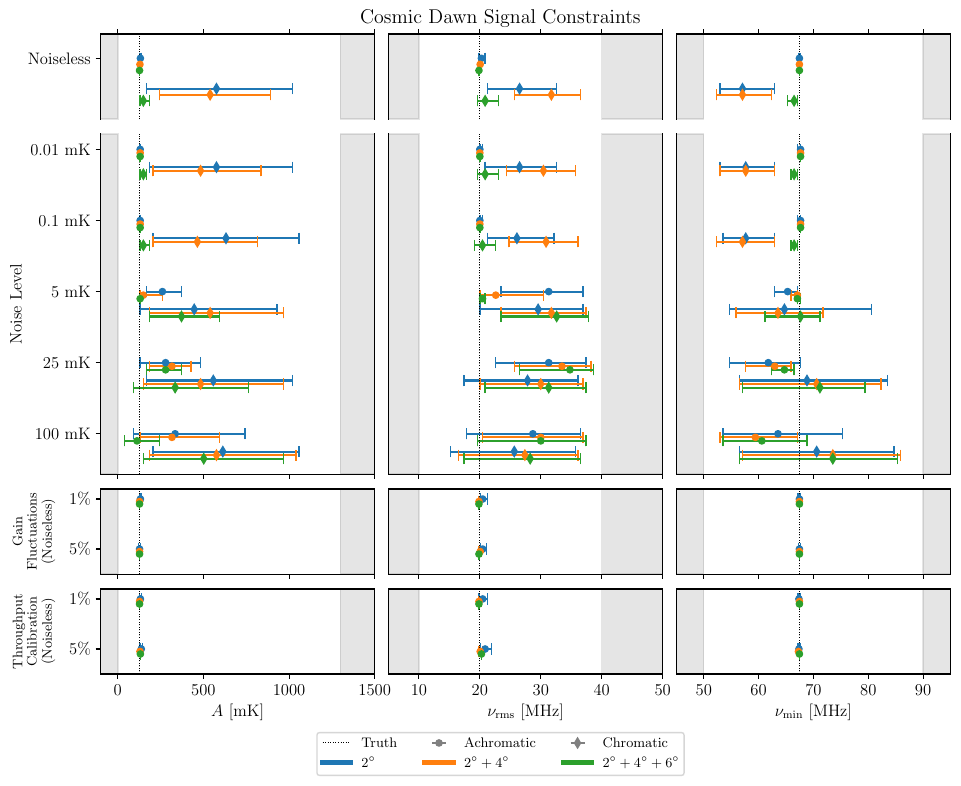

This figure's Python source:
# create a pretty plot to replace the table

import NormalizingFlow as nf
import numpy as np
import matplotlib.pyplot as plt
import corner

args = nf.Args()
args.fgFITS, args.freqs = "gsm16.fits", "51 101"
args.noiseSeed = 0

truths = [130, 20, 67.5]
limits = [(0.01 * truths[0], 10 * truths[0]), (10, 40), (50, 90)]  # cube
labels = {"amp": r"$A$", "width": r"$\nu_{\rm rms}$", "numin": r"$\nu_{\rm min}$"}
chromatic = "Chromatic" if args.chromatic == "True" else "Achromatic"
sigmaLabels = {2: "$2^\circ$", 4: "$4^\circ$", 6: "$6^\circ$"}
combineSigmalabels = {
    "": "$2^\circ$",
    "4": "$2^\circ+4^\circ$",
    "4 6": "$2^\circ+4^\circ+6^\circ$",
}
truthaxvlines = {"c": "k", "ls": ":", "lw": 0.7}
achromaticerrbars = {"fmt": ".", "markersize": 9, "capsize": 4}
chromaticerrbars = {"fmt": "d", "markersize": 5, "capsize": 4}
noises = [0.1, 0.025, 0.005, 0.0001, 0.00001]
noiselabels = {
        0.1: r"$100$ mK",
        0.025: r"$25$ mK",
        0.005: r"$5$ mK",
        0.0001: r"$0.1$ mK",
        0.00001: r"$0.01$ mK",
}
snrpps = [1e5, 1e6, 1e7, 1e8]
snrpplabels = {
    1e4: r"$10^4$",
    1e5: r"$10^5$",
    1e6: r"$10^6$",
    1e7: r"$10^7$",
    1e8: r"$10^8$",
    1e9: r"$10^9$",
    1e10: r"$10^{10}$",
    1e11: r"$10^{11}$",
    1e12: r"$10^{12}$",
    1e13: r"$10^{13}$",
    1e24: r"$10^{24}$",
}
gainFlabels = {
    0.01: r"$1\%$",
    0.05: r"$5\%$",
}
freqFlabels = {
    0.01: r"$1\%$",
    0.05: r"$5\%$",
}

##---------------------------------------------------------------------------##

fig, ax = plt.subplots(
    4,
    3,
    figsize=(10, 8),
    sharex="col",
    gridspec_kw=dict(height_ratios=[0.5, 2, 0.5, 0.5]),
)
fig.subplots_adjust(left=0.1, bottom=0.15, right=0.95, top=0.95, wspace=0.05, hspace=0.1)

# for noiseless
print("Noiseless")
args.noise = 0.0
for ics, cs in enumerate(["", "4", "4 6"]):
    args.combineSigma = cs
    args.appendLik = "_smallcube"
    args.chromatic = False
    try:
        s, ll = nf.get_samplesAndLikelihood(args, plot="all")
        assert ll.size == 342930
    except FileNotFoundError:
        print(f"noise 0.0 achromatic {cs} {args.appendLik} not found")
        continue
    except AssertionError:
        print(ll.size)
        print(f"noise 0.0 achromatic {cs} {args.appendLik} bad shape")
        continue
    constraints = nf.get_constraints(s, ll)
    constraints["amp"] *= truths[0]
    constraints["amp+"] *= truths[0]
    constraints["amp-"] *= truths[0]
    for i, p in enumerate(["amp", "width", "numin"]):
        ax[0, i].axvline(truths[i], **truthaxvlines)
        ax[0, i].errorbar(
            constraints[p],
            1 - 0.05 * ics,
            xerr=[[constraints[p + "-"]], [constraints[p + "+"]]],
            **achromaticerrbars,
            c="C" + str(ics),
        )
    args.chromatic = True
    args.appendLik = "_cube"
    try:
        s, ll = nf.get_samplesAndLikelihood(args, plot="all")
        assert ll.size == 342930
    except FileNotFoundError:
        print(f"noise 0.0 chromatic {cs} {args.appendLik} not found")
        continue
    except AssertionError:
        print(ll.size)
        print(f"noise 0.0 achromatic {cs} {args.appendLik} bad shape")
        continue
    constraints = nf.get_constraints(s, ll)
    constraints["amp"] *= truths[0]
    constraints["amp+"] *= truths[0]
    constraints["amp-"] *= truths[0]
    for i, p in enumerate(["amp", "width", "numin"]):
        ax[0, i].errorbar(
            constraints[p],
            0.75 - 0.05 * ics,
            xerr=[[constraints[p + "-"]], [constraints[p + "+"]]],
            **chromaticerrbars,
            c="C" + str(ics),
        )

##---------------------------------------------------------------------------##

print("Noisy")
# for noisy
for ni,n in enumerate(noises):
    for ics, cs in enumerate(["", "4", "4 6"]):
        args.appendLik = "_cube"
        args.chromatic = False
        args.noise = n
        args.combineSigma = cs
        try:
            s, ll = nf.get_samplesAndLikelihood(args, plot="all")
            assert ll.size == 342930
        except FileNotFoundError:
            print( f"noise {n} achromatic {cs} {args.appendLik} not found")
            continue
        except AssertionError:
            print(ll.size)
            print(f"noise {n} achromatic {cs} {args.appendLik} bad shape")
            continue
        constraints = nf.get_constraints(s, ll)
        constraints["amp"] *= truths[0]
        constraints["amp+"] *= truths[0]
        constraints["amp-"] *= truths[0]
        for i, p in enumerate(["amp", "width", "numin"]):
            ax[1, i].axvline(truths[i], **truthaxvlines)
            ax[1, i].errorbar(
                constraints[p],
                ni + 1 - 0.05 * ics,
                xerr=[[constraints[p + "-"]], [constraints[p + "+"]]],
                **achromaticerrbars,
                c="C" + str(ics),
            )
        args.chromatic = True
        try:
            s, ll = nf.get_samplesAndLikelihood(args, plot="all")
            assert ll.size == 342930
        except FileNotFoundError:
            print( f"noise {n} chromatic {cs} {args.appendLik} not found")
            continue
        except AssertionError:
            print(ll.size)
            print(f"noise {n} achromatic {cs} {args.appendLik} bad shape")
            continue
        constraints = nf.get_constraints(s, ll)
        constraints["amp"] *= truths[0]
        constraints["amp+"] *= truths[0]
        constraints["amp-"] *= truths[0]
        for i, p in enumerate(["amp", "width", "numin"]):
            ax[1, i].errorbar(
                constraints[p],
                ni + 0.75 - 0.05 * ics,
                xerr=[[constraints[p + "-"]], [constraints[p + "+"]]],
                **chromaticerrbars,
                c="C" + str(ics),
            )

##---------------------------------------------------------------------------##

print("gainF")
for ics, cs in enumerate(["", "4", "4 6"]):
    for igF, gF in enumerate([0.01, 0.05]):
        args.SNRpp = 1e24
        args.gainFluctuationLevel = gF
        args.combineSigma = cs
        args.appendLik = "_smallcube"
        args.chromatic = False
        try:
            s, ll = nf.get_samplesAndLikelihood(args, plot="all")
            assert ll.size == 342930
        except FileNotFoundError:
            print(f"gainF achromatic {cs} {args.appendLik} not found")
            continue
        except AssertionError:
            print(ll.size)
            print(f"gainF achromatic {cs} {args.appendLik} bad shape")
            continue
        constraints = nf.get_constraints(s, ll)
        constraints["amp"] *= truths[0]
        constraints["amp+"] *= truths[0]
        constraints["amp-"] *= truths[0]
        for i, p in enumerate(["amp", "width", "numin"]):
            ax[2, i].axvline(truths[i], **truthaxvlines)
            ax[2, i].errorbar(
                constraints[p],
                1 - igF - 0.05 * ics,
                xerr=[[constraints[p + "-"]], [constraints[p + "+"]]],
                **achromaticerrbars,
                c="C" + str(ics),
            )
args.gainFluctuationLevel = 0.0


##---------------------------------------------------------------------------##

print("freqF")
for ics, cs in enumerate(["", "4", "4 6"]):
    for ifF, fF in enumerate([0.01, 0.05]):
        args.SNRpp = 1e24
        args.freqFluctuationLevel = fF
        args.combineSigma = cs
        args.appendLik = "_smallcube"
        args.chromatic = False
        try:
            s, ll = nf.get_samplesAndLikelihood(args, plot="all")
            assert ll.size == 342930
        except FileNotFoundError:
            print(f"freqF achromatic {cs} {args.appendLik} not found")
            continue
        except AssertionError:
            print(ll.size)
            print(f"freqF achromatic {cs} {args.appendLik} bad shape")
            continue
        constraints = nf.get_constraints(s, ll)
        constraints["amp"] *= truths[0]
        constraints["amp+"] *= truths[0]
        constraints["amp-"] *= truths[0]
        for i, p in enumerate(["amp", "width", "numin"]):
            ax[3, i].axvline(truths[i], **truthaxvlines)
            ax[3, i].errorbar(
                constraints[p],
                1 - ifF - 0.05 * ics,
                xerr=[[constraints[p + "-"]], [constraints[p + "+"]]],
                **achromaticerrbars,
                c="C" + str(ics),
            )


##---------------------------------------------------------------------------##
print("done")

ax[0, 0].set_yticks(
    [1.0],
    labels=["Noiseless"],
    minor=False,
)
ax[1, 0].set_yticks(
    np.arange(1, len(noises) + 1),
    labels=[noiselabels[n] for n in noises],
    minor=False,
)

ax[2, 0].set_yticks(
    [1.0, 0.0],
    labels=[gainFlabels[gF] for gF in [0.01, 0.05]],
    minor=False,
)
ax[3, 0].set_yticks(
    [1.0, 0.0],
    labels=[freqFlabels[fF] for fF in [0.01, 0.05]],
    minor=False,
)

ax[0, 0].set_ylim(0.5, 1.2)
ax[0, 1].set_ylim(0.5, 1.2)
ax[0, 2].set_ylim(0.5, 1.2)
ax[2, 0].set_ylim(-0.5, 1.2)
ax[2, 1].set_ylim(-0.5, 1.2)
ax[2, 2].set_ylim(-0.5, 1.2)
ax[3, 0].set_ylim(-0.5, 1.2)
ax[3, 1].set_ylim(-0.5, 1.2)
ax[3, 2].set_ylim(-0.5, 1.2)

ax[0, 0].spines["bottom"].set_visible(False)
ax[0, 1].spines["bottom"].set_visible(False)
ax[0, 2].spines["bottom"].set_visible(False)
ax[1, 0].spines["top"].set_visible(False)
ax[1, 1].spines["top"].set_visible(False)
ax[1, 2].spines["top"].set_visible(False)

ax[0, 0].xaxis.tick_top()
ax[0, 1].xaxis.tick_top()
ax[0, 2].xaxis.tick_top()

ax[1, 0].set_ylabel("Noise Level")
ax[2, 0].set_ylabel("Gain\nFluctuations\n(Noiseless)", labelpad=10, fontsize="small")
ax[3, 0].set_ylabel("Throughput\nCalibration\n(Noiseless)", labelpad=10, fontsize="small")

ax[0, 1].set_yticks([])
ax[1, 1].set_yticks([])
ax[2, 1].set_yticks([])
ax[3, 1].set_yticks([])

ax[0, 2].sharey(ax[0, 1])
ax[1, 2].sharey(ax[1, 1])
ax[2, 2].sharey(ax[2, 1])
ax[3, 2].sharey(ax[3, 1])

ax[3, 0].set_xlabel(labels["amp"] + " " + r"[mK]")
ax[3, 1].set_xlabel(labels["width"] + " " + r"[MHz]")
ax[3, 2].set_xlabel(labels["numin"] + " " + r"[MHz]")

amin, amax = -100.0, 1500.0
wmin, wmax = 5.0, 50.0
nmin, nmax = 45.0, 95.0
ax[0, 0].set_xlim(amin, amax)
ax[0, 1].set_xlim(wmin, wmax)
ax[0, 2].set_xlim(nmin, nmax)
# ax[1, 0].set_xlim(amin, amax)
# ax[1, 1].set_xlim(wmin, wmax)
# ax[1, 2].set_xlim(nmin, nmax)

print("setting limits", limits)
ax[0, 0].axvspan(amin, limits[0][0], color="k", alpha=0.1)
ax[0, 0].axvspan(limits[0][1], amax, color="k", alpha=0.1)
ax[0, 1].axvspan(wmin, limits[1][0], color="k", alpha=0.1)
ax[0, 1].axvspan(limits[1][1], wmax, color="k", alpha=0.1)
ax[0, 2].axvspan(nmin, limits[2][0], color="k", alpha=0.1)
ax[0, 2].axvspan(limits[2][1], nmax, color="k", alpha=0.1)
ax[1, 0].axvspan(amin, limits[0][0], color="k", alpha=0.1)
ax[1, 0].axvspan(limits[0][1], amax, color="k", alpha=0.1)
ax[1, 1].axvspan(wmin, limits[1][0], color="k", alpha=0.1)
ax[1, 1].axvspan(limits[1][1], wmax, color="k", alpha=0.1)
ax[1, 2].axvspan(nmin, limits[2][0], color="k", alpha=0.1)
ax[1, 2].axvspan(limits[2][1], nmax, color="k", alpha=0.1)
ax[2, 0].axvspan(amin, limits[0][0], color="k", alpha=0.1)
ax[2, 0].axvspan(limits[0][1], amax, color="k", alpha=0.1)
ax[2, 1].axvspan(wmin, limits[1][0], color="k", alpha=0.1)
ax[2, 1].axvspan(limits[1][1], wmax, color="k", alpha=0.1)
ax[2, 2].axvspan(nmin, limits[2][0], color="k", alpha=0.1)
ax[2, 2].axvspan(limits[2][1], nmax, color="k", alpha=0.1)
ax[3, 0].axvspan(amin, limits[0][0], color="k", alpha=0.1)
ax[3, 0].axvspan(limits[0][1], amax, color="k", alpha=0.1)
ax[3, 1].axvspan(wmin, limits[1][0], color="k", alpha=0.1)
ax[3, 1].axvspan(limits[1][1], wmax, color="k", alpha=0.1)
ax[3, 2].axvspan(nmin, limits[2][0], color="k", alpha=0.1)
ax[3, 2].axvspan(limits[2][1], nmax, color="k", alpha=0.1)

plt.plot([], [], **truthaxvlines, label="Truth")
plt.errorbar([], [], xerr=[[], []], c="C0", label=combineSigmalabels[""], lw=4.0)
plt.errorbar([], [], xerr=[[], []], c="gray", **achromaticerrbars, label="Achromatic")
plt.errorbar([], [], xerr=[[], []], c="C1", label=combineSigmalabels["4"], lw=4.0)
plt.errorbar([], [], xerr=[[], []], c="gray", **chromaticerrbars, label="Chromatic")
plt.errorbar([], [], xerr=[[], []], c="C2", label=combineSigmalabels["4 6"], lw=4.0)
fig.legend(bbox_to_anchor=(0.5, 0.05), loc="center", borderaxespad=0, ncol=3, fontsize="small")

fig.suptitle(f"Cosmic Dawn Signal Constraints")

print("saving")
plt.savefig("CD_table_flatnoise.pdf", dpi=300, bbox_inches="tight")


plt.show()
